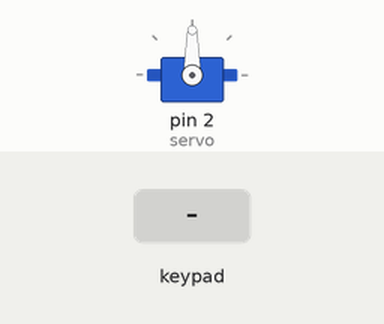
Bench run of a sketch on a simulated Arduino Mega 2560, built with avr-gcc and run on an emulated ATmega2560. Parts: servo. The test bench sets the inputs (shaded band).

Above: at 1.2 s.
1.3 s: key '/' pressed
At 2.5 s:
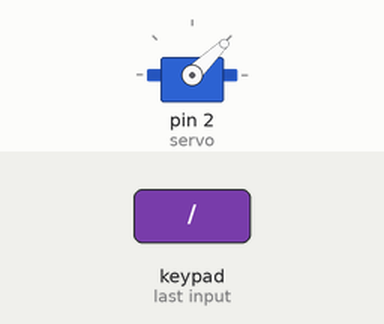
2.8 s: keypad keys 7 + 5 = pressed 0.4 s apart
At 3.8 s:
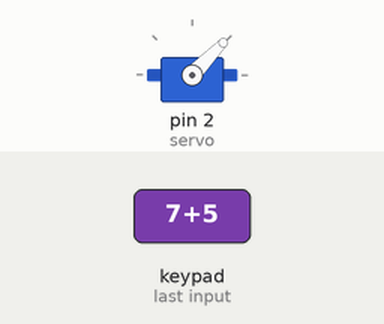
5.9 s: keypad keys 9 - 4 = pressed 0.4 s apart
At 6.9 s:
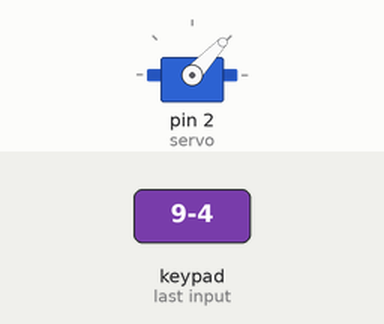
Timing chart, 0 to 8.9 s (numbered marks = the images above; inputs shaded):
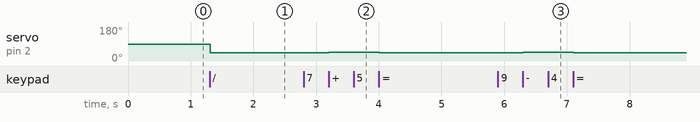

The sketch:

ard2.ino
```cpp
#include <Keypad.h>
#include <Servo.h>

Servo servo;

const byte ROWS = 4;
const byte COLS = 4;
char keys[ROWS][COLS] = {
  {'7','8','9', '/'},
  {'4','5','6', '*'},
  {'1','2','3', '-'},
  {'C','0','=', '+'}
};
byte rowPins[ROWS] = {22, 23, 24, 25};
byte colPins[COLS] = {26, 27, 28, 29};
Keypad keypad = Keypad(makeKeymap(keys), rowPins, colPins, ROWS, COLS);

String num = "";

void setup() {
  // put your setup code here, to run once:
  servo.attach(2);
}

void loop() {
  // put your main code here, to run repeatedly:
  char dig = keypad.getKey();
  if(dig && isDigit(dig)){
    num += dig;
  }else if(dig){
    set();
  }
}

void set(){
  int numToInt = num.toInt();
  if(numToInt >= 0 && numToInt <= 360){
    numToInt = map(numToInt, 0, 360, 1000, 2000);
    servo.writeMicroseconds(numToInt);
  }
  num = "";
}
```

Measured:
- after the input at 1.3 s, servo on pin 2 (servo): 90° → 44° at once
- after the input at 2.8 s, servo on pin 2 (servo): 44° → 46° after 0.40 s, → 45° 0.81 s later
- after the input at 5.9 s, servo on pin 2 (servo): 45° → 47° after 0.41 s, → 45° 0.80 s later
